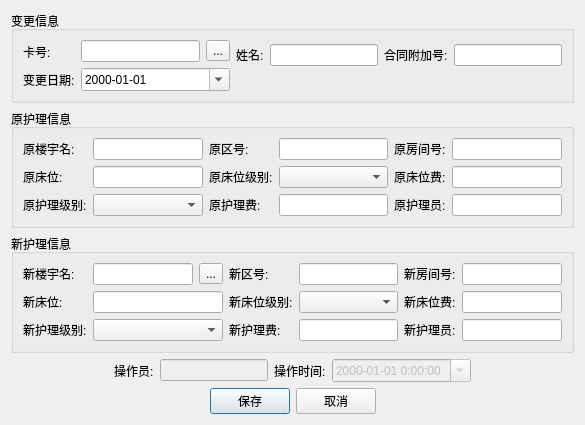
<?xml version="1.0" encoding="UTF-8"?>
<ui version="4.0">
 <class>NurseChangeDialog</class>
 <widget class="QDialog" name="NurseChangeDialog">
  <property name="geometry">
   <rect>
    <x>0</x>
    <y>0</y>
    <width>585</width>
    <height>413</height>
   </rect>
  </property>
  <property name="windowTitle">
   <string>Dialog</string>
  </property>
  <layout class="QGridLayout" name="gridLayout_4">
   <item row="0" column="0">
    <layout class="QVBoxLayout" name="verticalLayout_17">
     <item>
      <widget class="QGroupBox" name="groupBox_3">
       <property name="title">
        <string>变更信息</string>
       </property>
       <layout class="QGridLayout" name="gridLayout_2">
        <item row="0" column="0">
         <layout class="QHBoxLayout" name="horizontalLayout_3">
          <item>
           <layout class="QVBoxLayout" name="verticalLayout">
            <item>
             <widget class="QLabel" name="label">
              <property name="text">
               <string>卡号:</string>
              </property>
             </widget>
            </item>
            <item>
             <widget class="QLabel" name="label_5">
              <property name="text">
               <string>变更日期:</string>
              </property>
             </widget>
            </item>
           </layout>
          </item>
          <item>
           <layout class="QVBoxLayout" name="verticalLayout_2">
            <item>
             <layout class="QHBoxLayout" name="horizontalLayout">
              <item>
               <widget class="QLineEdit" name="lineEdit_cardNo"/>
              </item>
              <item>
               <widget class="QToolButton" name="toolButton_cardNo">
                <property name="text">
                 <string>...</string>
                </property>
               </widget>
              </item>
             </layout>
            </item>
            <item>
             <widget class="QDateEdit" name="dateEdit">
              <property name="displayFormat">
               <string>yyyy-MM-dd</string>
              </property>
              <property name="calendarPopup">
               <bool>true</bool>
              </property>
             </widget>
            </item>
           </layout>
          </item>
          <item>
           <layout class="QVBoxLayout" name="verticalLayout_3">
            <item>
             <layout class="QHBoxLayout" name="horizontalLayout_2">
              <item>
               <widget class="QLabel" name="label_2">
                <property name="text">
                 <string>姓名:</string>
                </property>
               </widget>
              </item>
              <item>
               <widget class="QLineEdit" name="lineEdit_name"/>
              </item>
              <item>
               <widget class="QLabel" name="label_3">
                <property name="text">
                 <string>合同附加号:</string>
                </property>
               </widget>
              </item>
              <item>
               <widget class="QLineEdit" name="lineEdit_additionalClauseNo"/>
              </item>
             </layout>
            </item>
            <item>
             <spacer name="horizontalSpacer">
              <property name="orientation">
               <enum>Qt::Horizontal</enum>
              </property>
              <property name="sizeHint" stdset="0">
               <size>
                <width>40</width>
                <height>20</height>
               </size>
              </property>
             </spacer>
            </item>
           </layout>
          </item>
         </layout>
        </item>
       </layout>
      </widget>
     </item>
     <item>
      <widget class="QGroupBox" name="groupBox">
       <property name="title">
        <string>原护理信息</string>
       </property>
       <layout class="QGridLayout" name="gridLayout_3">
        <item row="0" column="0">
         <layout class="QHBoxLayout" name="horizontalLayout_4">
          <item>
           <layout class="QVBoxLayout" name="verticalLayout_4">
            <item>
             <widget class="QLabel" name="label_4">
              <property name="text">
               <string>原楼宇名:</string>
              </property>
             </widget>
            </item>
            <item>
             <widget class="QLabel" name="label_8">
              <property name="text">
               <string>原床位:</string>
              </property>
             </widget>
            </item>
            <item>
             <widget class="QLabel" name="label_22">
              <property name="text">
               <string>原护理级别:</string>
              </property>
             </widget>
            </item>
           </layout>
          </item>
          <item>
           <layout class="QVBoxLayout" name="verticalLayout_5">
            <item>
             <widget class="QLineEdit" name="lineEdit_formerBuildingName"/>
            </item>
            <item>
             <widget class="QLineEdit" name="lineEdit_formerBedNo"/>
            </item>
            <item>
             <widget class="QComboBox" name="comboBox_formerNurseLevel">
              <item>
               <property name="text">
                <string/>
               </property>
              </item>
             </widget>
            </item>
           </layout>
          </item>
          <item>
           <layout class="QVBoxLayout" name="verticalLayout_6">
            <item>
             <widget class="QLabel" name="label_6">
              <property name="text">
               <string>原区号:</string>
              </property>
             </widget>
            </item>
            <item>
             <widget class="QLabel" name="label_9">
              <property name="text">
               <string>原床位级别:</string>
              </property>
             </widget>
            </item>
            <item>
             <widget class="QLabel" name="label_23">
              <property name="text">
               <string>原护理费:</string>
              </property>
             </widget>
            </item>
           </layout>
          </item>
          <item>
           <layout class="QVBoxLayout" name="verticalLayout_7">
            <item>
             <widget class="QLineEdit" name="lineEdit_formerRegionNo"/>
            </item>
            <item>
             <widget class="QComboBox" name="comboBox_formerBedLevel">
              <item>
               <property name="text">
                <string/>
               </property>
              </item>
             </widget>
            </item>
            <item>
             <widget class="QLineEdit" name="lineEdit_formerNurseCost"/>
            </item>
           </layout>
          </item>
          <item>
           <layout class="QVBoxLayout" name="verticalLayout_8">
            <item>
             <widget class="QLabel" name="label_7">
              <property name="text">
               <string>原房间号:</string>
              </property>
             </widget>
            </item>
            <item>
             <widget class="QLabel" name="label_10">
              <property name="text">
               <string>原床位费:</string>
              </property>
             </widget>
            </item>
            <item>
             <widget class="QLabel" name="label_11">
              <property name="text">
               <string>原护理员:</string>
              </property>
             </widget>
            </item>
           </layout>
          </item>
          <item>
           <layout class="QVBoxLayout" name="verticalLayout_9">
            <item>
             <widget class="QLineEdit" name="lineEdit_formerRoomNo"/>
            </item>
            <item>
             <widget class="QLineEdit" name="lineEdit_formerBedCost"/>
            </item>
            <item>
             <widget class="QLineEdit" name="lineEdit_formerNurser"/>
            </item>
           </layout>
          </item>
         </layout>
        </item>
       </layout>
      </widget>
     </item>
     <item>
      <widget class="QGroupBox" name="groupBox_2">
       <property name="title">
        <string>新护理信息</string>
       </property>
       <layout class="QGridLayout" name="gridLayout">
        <item row="0" column="0">
         <layout class="QHBoxLayout" name="horizontalLayout_10">
          <item>
           <layout class="QVBoxLayout" name="verticalLayout_10">
            <item>
             <widget class="QLabel" name="label_13">
              <property name="text">
               <string>新楼宇名:</string>
              </property>
             </widget>
            </item>
            <item>
             <widget class="QLabel" name="label_16">
              <property name="text">
               <string>新床位:</string>
              </property>
             </widget>
            </item>
            <item>
             <widget class="QLabel" name="label_24">
              <property name="text">
               <string>新护理级别:</string>
              </property>
             </widget>
            </item>
           </layout>
          </item>
          <item>
           <layout class="QVBoxLayout" name="verticalLayout_11">
            <item>
             <layout class="QHBoxLayout" name="horizontalLayout_5">
              <item>
               <widget class="QLineEdit" name="lineEdit_latterBuildingName">
                <property name="sizePolicy">
                 <sizepolicy hsizetype="Preferred" vsizetype="Fixed">
                  <horstretch>0</horstretch>
                  <verstretch>0</verstretch>
                 </sizepolicy>
                </property>
               </widget>
              </item>
              <item>
               <widget class="QToolButton" name="toolButton_building">
                <property name="text">
                 <string>...</string>
                </property>
               </widget>
              </item>
             </layout>
            </item>
            <item>
             <widget class="QLineEdit" name="lineEdit_latterBedNo">
              <property name="sizePolicy">
               <sizepolicy hsizetype="Preferred" vsizetype="Fixed">
                <horstretch>0</horstretch>
                <verstretch>0</verstretch>
               </sizepolicy>
              </property>
             </widget>
            </item>
            <item>
             <widget class="QComboBox" name="comboBox_latterNurseLevel">
              <item>
               <property name="text">
                <string/>
               </property>
              </item>
             </widget>
            </item>
           </layout>
          </item>
          <item>
           <layout class="QVBoxLayout" name="verticalLayout_12">
            <item>
             <widget class="QLabel" name="label_14">
              <property name="text">
               <string>新区号:</string>
              </property>
             </widget>
            </item>
            <item>
             <widget class="QLabel" name="label_17">
              <property name="text">
               <string>新床位级别:</string>
              </property>
             </widget>
            </item>
            <item>
             <widget class="QLabel" name="label_25">
              <property name="text">
               <string>新护理费:</string>
              </property>
             </widget>
            </item>
           </layout>
          </item>
          <item>
           <layout class="QVBoxLayout" name="verticalLayout_13">
            <item>
             <widget class="QLineEdit" name="lineEdit_latterRegionNo"/>
            </item>
            <item>
             <widget class="QComboBox" name="comboBox_latterBedLevel">
              <item>
               <property name="text">
                <string/>
               </property>
              </item>
             </widget>
            </item>
            <item>
             <widget class="QLineEdit" name="lineEdit_latterNurseCost"/>
            </item>
           </layout>
          </item>
          <item>
           <layout class="QVBoxLayout" name="verticalLayout_14">
            <item>
             <widget class="QLabel" name="label_15">
              <property name="text">
               <string>新房间号:</string>
              </property>
             </widget>
            </item>
            <item>
             <widget class="QLabel" name="label_18">
              <property name="text">
               <string>新床位费:</string>
              </property>
             </widget>
            </item>
            <item>
             <widget class="QLabel" name="label_19">
              <property name="text">
               <string>新护理员:</string>
              </property>
             </widget>
            </item>
           </layout>
          </item>
          <item>
           <layout class="QVBoxLayout" name="verticalLayout_15">
            <item>
             <widget class="QLineEdit" name="lineEdit_latterRoomNo"/>
            </item>
            <item>
             <widget class="QLineEdit" name="lineEdit_latterBedCost"/>
            </item>
            <item>
             <widget class="QLineEdit" name="lineEdit_latterNurser"/>
            </item>
           </layout>
          </item>
         </layout>
        </item>
       </layout>
      </widget>
     </item>
     <item>
      <layout class="QVBoxLayout" name="verticalLayout_16">
       <item>
        <layout class="QHBoxLayout" name="horizontalLayout_8">
         <item>
          <spacer name="horizontalSpacer_2">
           <property name="orientation">
            <enum>Qt::Horizontal</enum>
           </property>
           <property name="sizeHint" stdset="0">
            <size>
             <width>40</width>
             <height>20</height>
            </size>
           </property>
          </spacer>
         </item>
         <item>
          <layout class="QHBoxLayout" name="horizontalLayout_6">
           <item>
            <widget class="QLabel" name="label_20">
             <property name="text">
              <string>操作员:</string>
             </property>
            </widget>
           </item>
           <item>
            <widget class="QLineEdit" name="lineEdit_operator">
             <property name="enabled">
              <bool>false</bool>
             </property>
            </widget>
           </item>
           <item>
            <widget class="QLabel" name="label_21">
             <property name="text">
              <string>操作时间:</string>
             </property>
            </widget>
           </item>
           <item>
            <widget class="QDateTimeEdit" name="dateTimeEdit">
             <property name="enabled">
              <bool>false</bool>
             </property>
             <property name="displayFormat">
              <string>yyyy-MM-dd H:mm:ss</string>
             </property>
             <property name="calendarPopup">
              <bool>true</bool>
             </property>
            </widget>
           </item>
          </layout>
         </item>
         <item>
          <spacer name="horizontalSpacer_3">
           <property name="orientation">
            <enum>Qt::Horizontal</enum>
           </property>
           <property name="sizeHint" stdset="0">
            <size>
             <width>40</width>
             <height>20</height>
            </size>
           </property>
          </spacer>
         </item>
        </layout>
       </item>
       <item>
        <layout class="QHBoxLayout" name="horizontalLayout_9">
         <item>
          <spacer name="horizontalSpacer_4">
           <property name="orientation">
            <enum>Qt::Horizontal</enum>
           </property>
           <property name="sizeHint" stdset="0">
            <size>
             <width>40</width>
             <height>20</height>
            </size>
           </property>
          </spacer>
         </item>
         <item>
          <layout class="QHBoxLayout" name="horizontalLayout_7">
           <item>
            <widget class="QPushButton" name="btn_save">
             <property name="text">
              <string>保存</string>
             </property>
            </widget>
           </item>
           <item>
            <widget class="QPushButton" name="btn_cancel">
             <property name="text">
              <string>取消</string>
             </property>
            </widget>
           </item>
          </layout>
         </item>
         <item>
          <spacer name="horizontalSpacer_5">
           <property name="orientation">
            <enum>Qt::Horizontal</enum>
           </property>
           <property name="sizeHint" stdset="0">
            <size>
             <width>40</width>
             <height>20</height>
            </size>
           </property>
          </spacer>
         </item>
        </layout>
       </item>
      </layout>
     </item>
    </layout>
   </item>
  </layout>
 </widget>
 <resources/>
 <connections/>
</ui>
